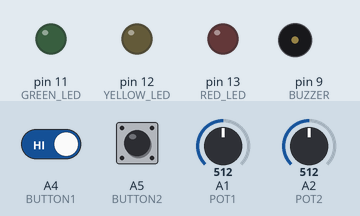
Recording of a sketch running on a simulated Arduino Uno, built with avr-gcc and run on an emulated ATmega328P. Shown: output pins drawn as LEDs (lit = HIGH), buzzer (waves = sounding). The inputs (shaded band) are chosen by the test bench; at power-on: A5 (BUTTON2) HIGH, A4 (BUTTON1) HIGH, A1 (POT1) = 512, A2 (POT2) = 512. Random numbers use the default seed unless the sketch sets one; what the sketch prints to the serial monitor is not drawn.

Above: at 24.1 s.
24.2 s: A5 (BUTTON2) pulled LOW for 3 s
At 24.6 s:
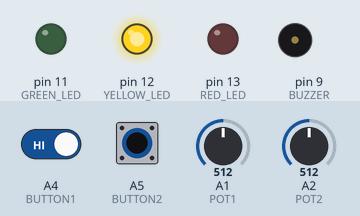
35.3 s: A4 (BUTTON1) driven LOW and A5 (BUTTON2) driven LOW
At 35.7 s:
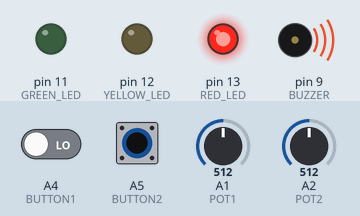
Timing chart, 0 to 38.9 s (numbered marks = the images above; inputs shaded):
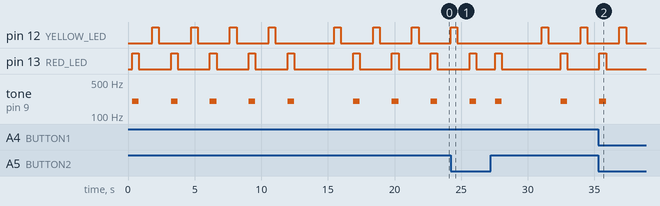

The sketch:

dial_game.ino
```cpp
#define POT1 A1
#define POT2 A2
#define BUTTON1 A4
#define BUTTON2 A5

#define RED_LED 13
#define YELLOW_LED 12
#define GREEN_LED 11
#define BUZZER 9

int secretCode1, secretCode2;
int attempts = 5;

void setup() {
  Serial.begin(9600);
  pinMode(BUTTON1, INPUT_PULLUP);
  pinMode(BUTTON2, INPUT_PULLUP);

  pinMode(RED_LED, OUTPUT);
  pinMode(YELLOW_LED, OUTPUT);
  pinMode(GREEN_LED, OUTPUT);
  pinMode(BUZZER, OUTPUT);

  randomSeed(analogRead(0));
  secretCode1 = random(0, 100);
  secretCode2 = random(0, 100);

  Serial.println("🔐 Welcome to CODE LOCK BREAKER 🔐");
  Serial.println("Match the 2 hidden codes (0–99) using the potentiometers!");
  Serial.println("➡ Press Button 1 to Submit");
  Serial.println("➡ Press Button 2 for Hints");
  Serial.println("=====================================");
}

void loop() {
  int pot1Value = map(analogRead(POT1), 0, 1023, 0, 99);
  int pot2Value = map(analogRead(POT2), 0, 1023, 0, 99);

  // Inverted logic (HIGH means pressed)
  bool submitPressed = digitalRead(BUTTON1) == HIGH;
  bool hintPressed = digitalRead(BUTTON2) == HIGH;

  Serial.print("\n🔢 Code Guess: ");
  Serial.print(pot1Value);
  Serial.print(" : ");
  Serial.print(pot2Value);
  Serial.println();

  printSlider("Dial 1", pot1Value);
  printSlider("Dial 2", pot2Value);

  if (submitPressed) {
    Serial.println("\n🔘 SUBMITTING...");
    attempts--;

    if (pot1Value == secretCode1 && pot2Value == secretCode2) {
      Serial.println("\n✅ CODE UNLOCKED!");
      digitalWrite(GREEN_LED, HIGH);
      tone(BUZZER, 1000, 1000);
      delay(2000);
      resetGame();
    } else {
      Serial.println("❌ Incorrect Code!");
      digitalWrite(RED_LED, HIGH);
      tone(BUZZER, 200, 500);
      delay(500);
      digitalWrite(RED_LED, LOW);
      if (attempts == 0) {
        Serial.println("💥 GAME OVER! Out of attempts.");
        delay(2000);
        resetGame();
      }
    }
    delay(1000); // debounce
  }

  if (hintPressed) {
    Serial.println("\n💡 HINT:");
    if (pot1Value < secretCode1) Serial.println("➡ Dial 1 is too LOW");
    else if (pot1Value > secretCode1) Serial.println("⬅ Dial 1 is too HIGH");
    else Serial.println("✔ Dial 1 is CORRECT!");

    if (pot2Value < secretCode2) Serial.println("➡ Dial 2 is too LOW");
    else if (pot2Value > secretCode2) Serial.println("⬅ Dial 2 is too HIGH");
    else Serial.println("✔ Dial 2 is CORRECT!");
    digitalWrite(YELLOW_LED, HIGH);
    delay(500);
    digitalWrite(YELLOW_LED, LOW);
    delay(500);
  }

  delay(300); // small delay for responsiveness
}

void printSlider(String label, int value) {
  Serial.print(label);
  Serial.print(" [");
  int blocks = map(value, 0, 99, 0, 20);
  for (int i = 0; i < 20; i++) {
    if (i < blocks) Serial.print("█");
    else Serial.print(" ");
  }
  Serial.print("] ");
  Serial.print(value);
  Serial.println();
}

void resetGame() {
  Serial.println("\n🔄 Restarting Game...\n");
  secretCode1 = random(0, 100);
  secretCode2 = random(0, 100);
  attempts = 5;

  digitalWrite(GREEN_LED, LOW);
  digitalWrite(RED_LED, LOW);
  digitalWrite(YELLOW_LED, LOW);
  noTone(BUZZER);
}
```

Measured:
- by itself, tone on pin 9 (BUZZER): plays 200 Hz for 0.50 s, 200 Hz for 0.50 s, 200 Hz for 0.50 s, 200 Hz for 0.50 s, 200 Hz for 0.50 s, 200 Hz for 0.50 s … (8 notes in this stretch)
